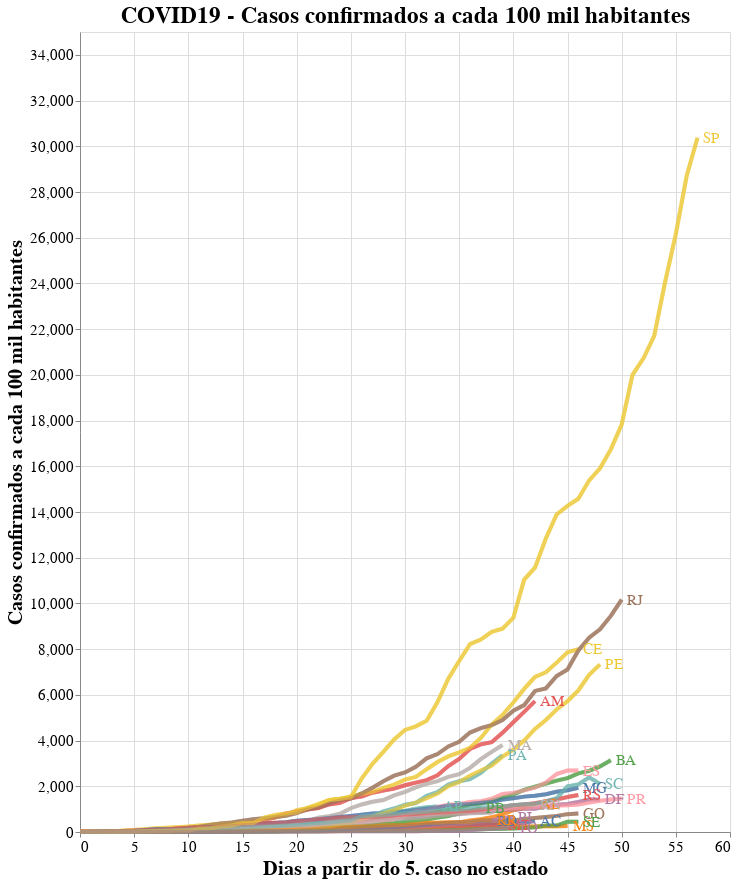

Notebook cell for this chart:
### Code cell
# Mortes por habitantes

# Base altair plot 
basepop = alt.Chart(cases_long, title="COVID19 - Casos confirmados a cada 100 mil habitantes").mark_line(strokeWidth=4, opacity=0.7).encode(
    x=alt.X('Day'),
    y=alt.Y('confirmed'),
    color=alt.Color('state', legend=None),
).properties(
    width=650,
    height=800
)

# Chart
chartpop = basepop.encode(
  color=alt.condition(selection, 'state:N', alt.value('lightgray')),
  tooltip=['state:N', 'yearmonthdate(Date):N', 'confirmed:N']
).add_selection(
  selection
)

# Overlay
overlaypop = basepop.encode(
  color='state',
  opacity=alt.value(0.5),
).transform_filter(
  selection
)

# Text labels
textpop = basepop.mark_text(
    align='left',
    dx=5,
    size=15
).encode(
    x=alt.X('Day', aggregate='max',  axis=alt.Axis(title='Dias a partir do 5. caso no estado')),
    y=alt.Y('confirmed', aggregate={'argmax': 'Day'}, axis=alt.Axis(title='Casos confirmados a cada 100 mil habitantes')),
    text='state'
).transform_filter(
    selection
)

# Sum em up!
alt.layer(chartpop + overlaypop + textpop).configure_axis(
    labelFontSize=15,
    titleFontSize=20
).configure_title(
    fontSize=23
)

### Figure 1 — Vega-Lite specification as saved in the notebook (floating-point values rounded to 4 significant figures; data arrays with more than 128 entries replaced by an {"elided": "..."} marker saying what was removed)
{"config": {"view": {"continuousWidth": 400, "continuousHeight": 300}, "axis": {"labelFontSize": 15, "titleFontSize": 20}, "title": {"fontSize": 23}}, "layer": [{"layer": [{"mark": {"type": "line", "opacity": 0.7, "strokeWidth": 4}, "encoding": {"color": {"condition": {"type": "nominal", "field": "state", "selection": "selector001"}, "value": "lightgray"}, "tooltip": [{"type": "nominal", "field": "state"}, {"type": "nominal", "field": "Date", "timeUnit": "yearmonthdate"}, {"type": "nominal", "field": "confirmed"}], "x": {"type": "quantitative", "field": "Day"}, "y": {"type": "quantitative", "field": "confirmed"}}, "height": 800, "selection": {"selector001": {"type": "single", "fields": ["state"]}}, "title": "COVID19 - Casos confirmados a cada 100 mil habitantes", "width": 650}, {"mark": {"type": "line", "opacity": 0.7, "strokeWidth": 4}, "encoding": {"color": {"type": "nominal", "field": "state"}, "opacity": {"value": 0.5}, "x": {"type": "quantitative", "field": "Day"}, "y": {"type": "quantitative", "field": "confirmed"}}, "height": 800, "title": "COVID19 - Casos confirmados a cada 100 mil habitantes", "transform": [{"filter": {"selection": "selector001"}}], "width": 650}, {"mark": {"type": "text", "align": "left", "dx": 5, "size": 15}, "encoding": {"color": {"type": "nominal", "field": "state", "legend": null}, "text": {"type": "nominal", "field": "state"}, "x": {"type": "quantitative", "aggregate": "max", "axis": {"title": "Dias a partir do 5. caso no estado"}, "field": "Day"}, "y": {"type": "quantitative", "aggregate": {"argmax": "Day"}, "axis": {"title": "Casos confirmados a cada 100 mil habitantes"}, "field": "confirmed"}}, "height": 800, "title": "COVID19 - Casos confirmados a cada 100 mil habitantes", "transform": [{"filter": {"selection": "selector001"}}], "width": 650}]}], "data": {"name": "data-47a7d5ab6feaa80fb9e61f357f672776"}, "$schema": "https://vega.github.io/schema/vega-lite/v4.8.1.json", "datasets": {"data-47a7d5ab6feaa80fb9e61f357f672776": {"elided": "1209 records"}}}
